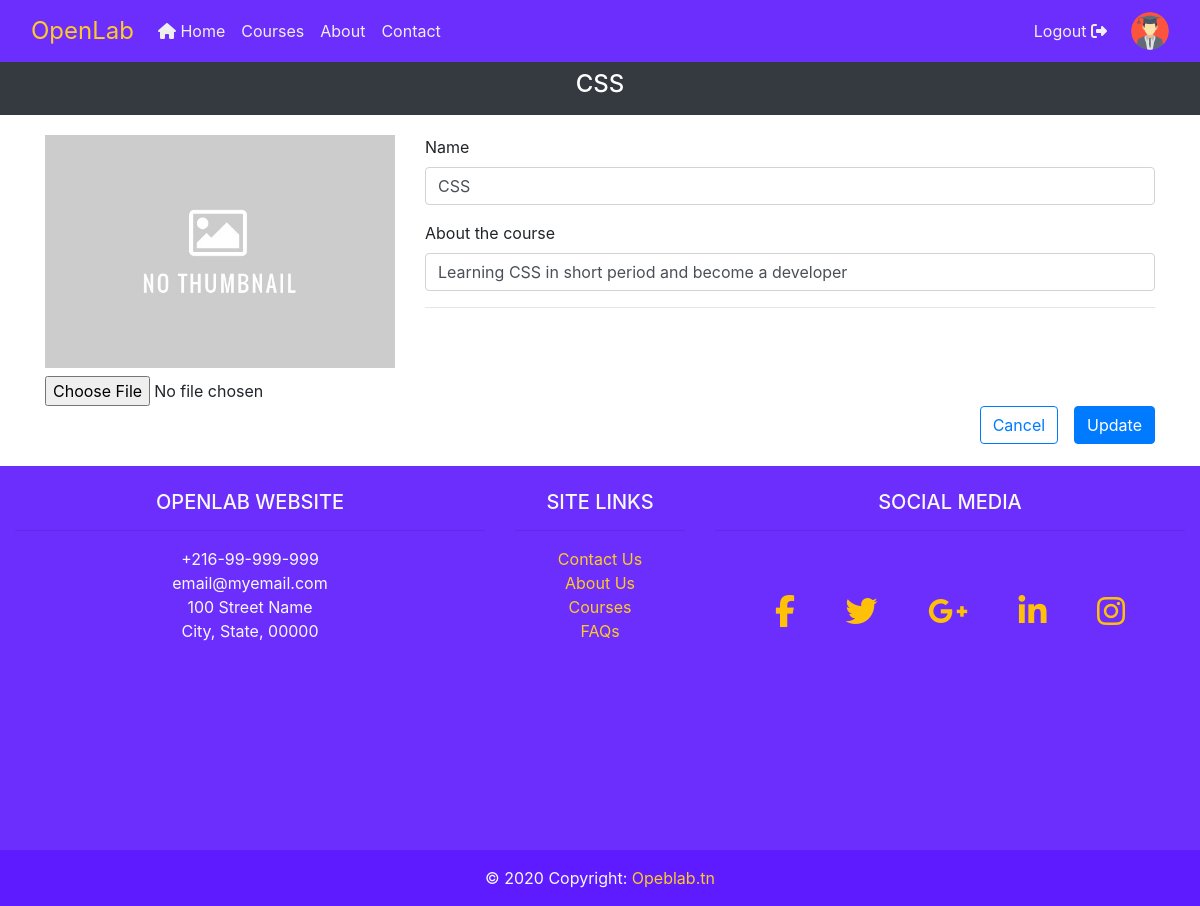
Screenshot of /courses/css/update/ (signed in) with the database file from the repository.
### courses/models.py (models this page shows, shortened)
class Course(models.Model):
	slug 		= models.SlugField(unique=True)
	name 		= models.CharField(max_length=50)
	detail 		= models.CharField(max_length=250, verbose_name='About the course')
	thumbnail 	= models.ImageField(upload_to='courses/thumbnails/', null=True)
	teacher 	= models.ForeignKey(Teacher, on_delete=models.CASCADE)
	students 	= models.ManyToManyField(Student, related_name='students_to_course')
	created_date 		= models.DateTimeField(auto_now_add=True)
	last_update_date 	= models.DateTimeField(auto_now=True)
	def get_thumbnail_url(self):
		if self.thumbnail:
			return self.thumbnail.url
		else:
			return '/media/courses/thumbnails/default.jpg'

### courses/decorators.py (the view)
	def wrapper(*args, **kwargs):
		value = func(*args, **kwargs)
		return value

### courses/forms.py
class CourseEditForm(forms.ModelForm):
	thumbnail = forms.ImageField(required=False)
	class Meta:
		model = Course
		fields = ('name', 'detail', 'thumbnail')

### courses/views.py (called while the page is built)
@login_required
@teacher_owner_required
def course_update(request, course_slug):
	course = get_object_or_404(Course, slug=course_slug)
	if request.method == 'POST':
		form = CourseEditForm(request.POST or None,
					request.FILES or None,
					instance=course
				)
		if form.is_valid():
			form.save()
			messages.success(request, 'Course updated successfully.')
	else:
		form = CourseEditForm(instance=course)
	context = {
		'title': 'Update course',
		'course': course,
		'form': form
	}
	return render(request, 'courses/course_update.html', context)

### users/models.py (called while the page is built)
	def get_picture_url(self):
		if self.picture:
			return self.picture.url
		else:
			if self.is_student:
				return '/media/users/pictures/student-default.png'
			elif self.is_teacher:
				return '/media/users/pictures/teacher-default.png'
			else:
				return '/media/users/pictures/default.png'

### courses/templates/courses/course_update.html (shortened to what this page needs)
{% extends "base.html" %}
{% load crispy_forms_tags %}
{% block sub_nav %}
	<div class="py-2 text-center bg-dark text-white">
		<h4>{{ course.name }}</h4>
	</div>
{% endblock sub_nav %}
{% block content %}
	<div class="container">
		<form method="POST" action="." enctype="multipart/form-data">
			<div class="row">
				<div class="col-4">
					<img class="img-fluid mb-2" src="{{ course.get_thumbnail_url }}">
					<input type="file" name="thumbnail" accept="image/*" id="id_thumbnail">
				</div>
				<div class="col-8">
					<div id="div_id_name" class="form-group">
						{{ form.name|as_crispy_field }}
					</div>
					<div id="div_id_detail" class="form-group">
						{{ form.detail|as_crispy_field }}
					</div>
					<hr>
				</div>
			</div>
			<input type="submit" value="Update" class="float-right btn btn-primary">
		</form>
		{% url 'courses:detail' course.slug  as detail_url %}
		<a href="{{ next|default:detail_url }}">
			<button class="float-right mr-3 btn btn-outline-primary">Cancel</button>
		</a>
	</div>
{% endblock content %}

### static/css/style.css (style rules this page uses)
html { position: relative; min-height: 100%; }
body { margin-bottom: 500px; }

### rows the page displays
Course: name "CSS", detail "Learning CSS in short period and become a developer"
